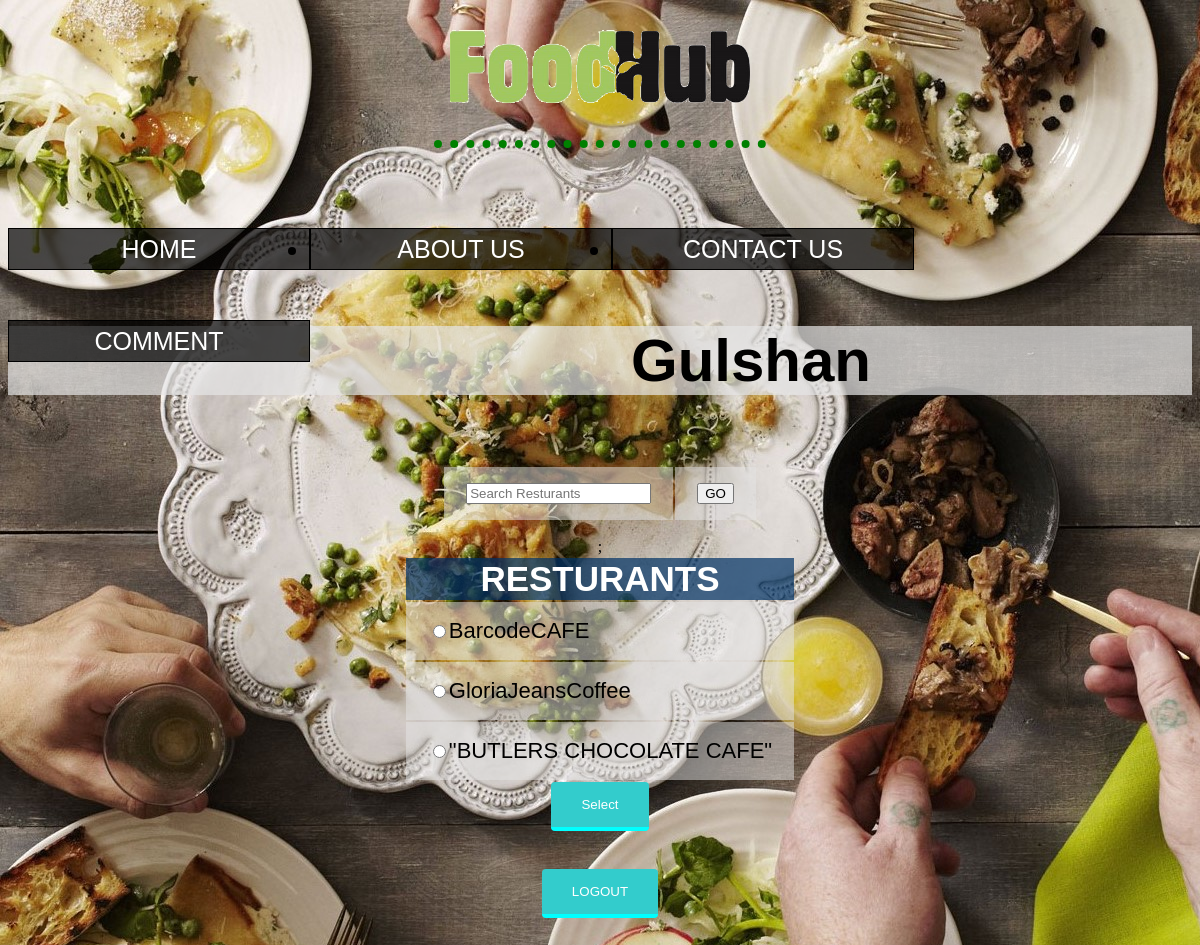
Page /Resturants.php?loc=Gulshan on the committed database.
### tables this page shows
CREATE TABLE `resturant` (
  `ResID` int(11) NOT NULL,
  `ResName` text NOT NULL,
  `Location` varchar(30) DEFAULT NULL,
  `Rating` int(1) DEFAULT NULL,
  `img` varchar(30) NOT NULL
);

### Resturants.php (the view, shortened to what this page needs)
<?php
include 'dbh.php';
$location=$_GET['loc'];
$sql="SELECT ResName, ResID FROM resturant WHERE Location='$location'";
$result=mysqli_query($conn,$sql);
$loccheck=mysqli_num_rows($result);
?>
<html>
<head>
<link href="style4.css" rel="stylesheet" type="text/css"></link>
</head>
<body>
<img src="logo.png" class="logo">
<div>
<ul>
<li><a href="#">HOME </a> </li>
<li><a href="#"><a href="about_us.php">ABOUT US </a></li>
<li><a href="#"><a href="contact_us.php">CONTACT US </a> </li>
<li><a href="#"> <a href="comment.php">COMMENT</a></li>
</div>
<p><h1><?php echo $location; ?></h1></p>
<div>
<form action="searchres.php" method ="GET">
<table align="center">
<tr>
<td><input type="text" name="search" placeholder="Search Resturants" maxlength="10"/></td>
<td><input type="submit" value="GO"></td>
</table>
</form>
</div>
 <?php
if($loccheck> 0)
{
echo "<table align='center'>
  <tr>
    <th>RESTURANTS</th>
  </tr>;
<form action='cart1.php' method='GET' >";
  while($row=mysqli_fetch_assoc($result))
  {
echo  "<tr>
    <td><input type='radio' name='res' value=".$row["ResID"]." />".$row["ResName"]."</td>
      </tr>";
  }
  echo "</table>
  <input type='hidden' name='p' value='1' />
   <input type='submit' value='Select'/ class='t'>
</form>" ;
}
else
{
  echo "<h1>0 results</h1>";
}
?>
<form action="logout.php">
<button class="t">
  LOGOUT
</button>
</form>
</body>
</html>

### style4.css (style rules this page uses)
body { text-align:center; background-image:url(food.jpg); background-position: ; background-repeat: no-repeat; }
.logo { max-height:275px; max-width:300px; border-bottom:8px dotted green; padding:16px; margin-bottom:80px }
td { padding-top:16px; padding-bottom:16px; padding-left:22px; padding-right:22px; background-color: rgba(230, 230, 230, 0.5); font-size: 22px; font-family: Trebuchet MS,Lucida Grande,Lucida Sans Unicode,Lucida Sans,Tahoma,sans-serif; color:black; }
h1 { font-size: 60px; font-family: Trebuchet MS,Lucida Grande,Lucida Sans Unicode,Lucida Sans,Tahoma,sans-serif; color: black; background-color:rgba(230, 230, 230, .7); margin-top:80px; margin-bottom:70px; }
th { font-size: 35px; font-family: Trebuchet MS,Lucida Grande,Lucida Sans Unicode,Lucida Sans,Tahoma,sans-serif; color: white; background-color:rgba(0, 51, 102, .7); margin-top:80px; margin-bottom:70px; }
ul { margin:0px; padding:0px; }
ul li a { text-decoration:none; color:white; display: block; }
ul li { float:left; width:300px; height:40px; background-color:rgba(0, 0, 0, .7); font-size:25px; font-family: Trebuchet MS,Lucida Grande,Lucida Sans Unicode,Lucida Sans,Tahoma,sans-serif; line-height:40px; text-align: center; border: 1px solid black; margin-bottom: 50px; }
.t { padding: 15px 30px; color: #fff; border-radius: 4px; border:none; background-color: #33cccc; border-bottom:4px solid #00ffff; margin-bottom: 20px; }

### Resturants.php (style rules this page uses)
body { text-align:center }

### rows in the picture
resturant: ResName "BarcodeCAFE"
resturant: ResName "GloriaJeansCoffee"
resturant: ResName "\"BUTLERS CHOCOLATE CAFE\""

### other values in the picture
$location "Gulshan"
